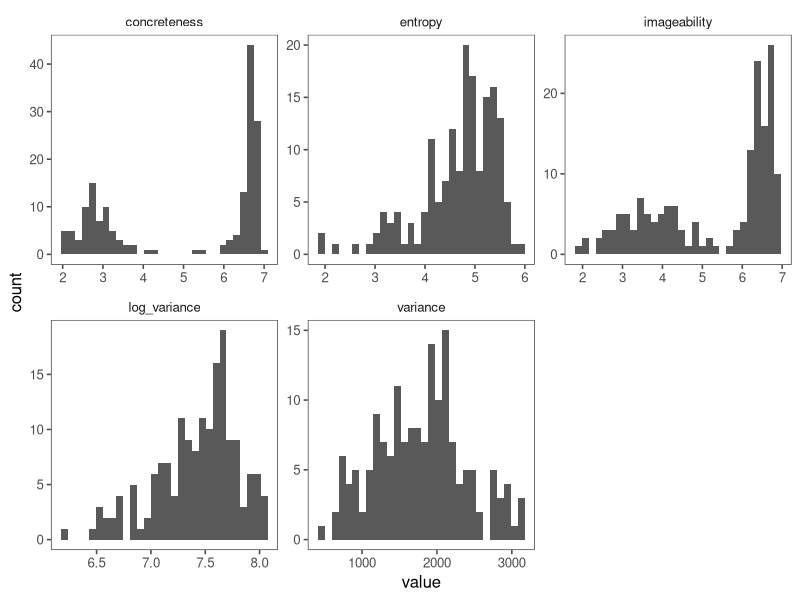
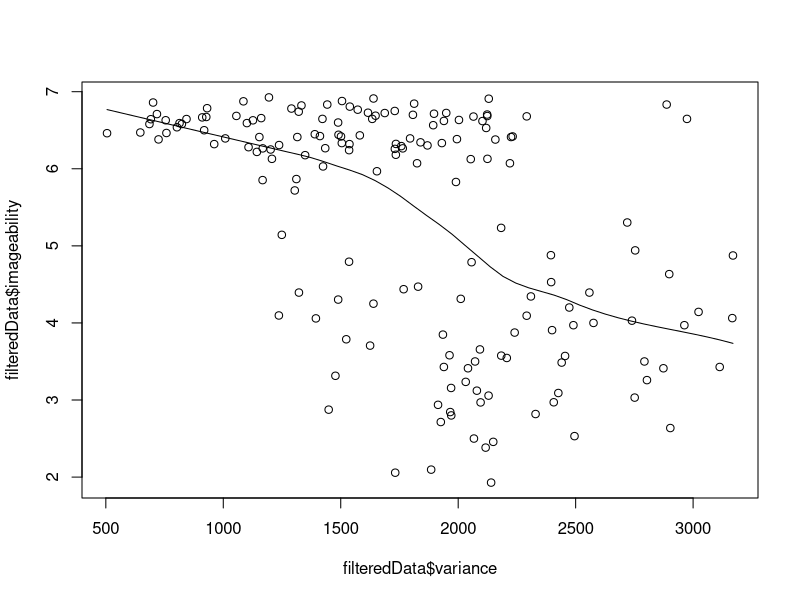
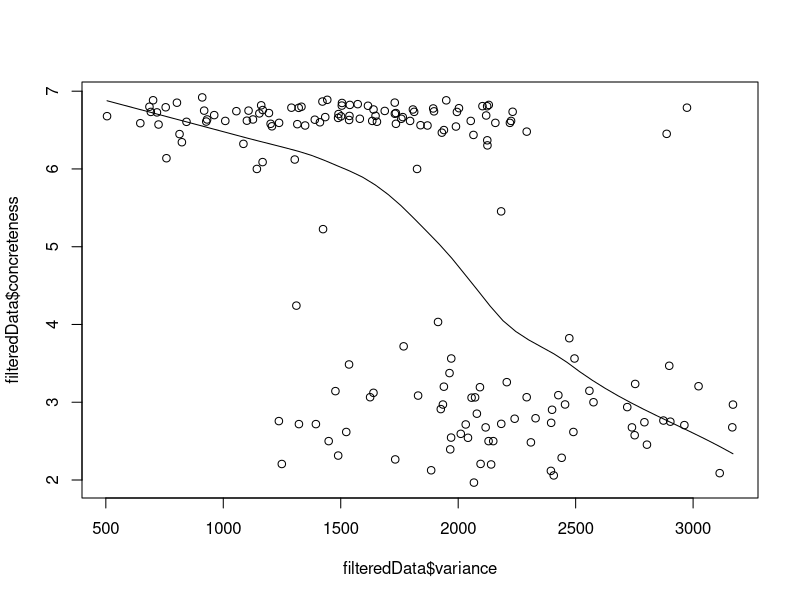

The R source for these figures, in order: (Note: this script raises an error after producing the figures.)
## ---- chunk 1
library(tidyverse)
library(knitr)
library(scales)
library(xtable)
library(broom)
library(ggthemes)
## ---- chunk 2
d = read_csv('../data/norming/compiled-variance-entropy-glasgowRatings.csv') 
## ---- chunk 3
filteredData = d %>%
  filter(imageability != 'N/A') %>%
  mutate(imageability = as.numeric(imageability),
         concreteness = as.numeric(concreteness))
## ---- chunk 4
filteredData %>%
  mutate(log_variance = log(variance)) %>%
  pivot_longer(-word) %>%
  ggplot(aes(x = value)) +
    geom_histogram() +
    facet_wrap(~ name, scales='free') +
    theme_few()
## ---- chunk 5
scatter.smooth(x=filteredData$variance, y=filteredData$imageability)
scatter.smooth(x=filteredData$variance, y=filteredData$concreteness)
## ---- chunk 6
cor(filteredData$entropy, filteredData$variance, method = 'spearman')
## ---- chunk 7
# correlation
cat('variance-imageability correlation = ', cor(filteredData$variance, filteredData$imageability))
cor.test()

# get summary stats
linearModIMAG <- lm(log(variance) ~ imageability, data=filteredData) # imageability as a function of variance
imagSummary <- summary(linearModIMAG) # capture model summary as an object
print(imagSummary)

# calculate summary stats for practice
imagCoeffs <- imagSummary$coefficients # model coefficients
beta.estimate <- imagCoeffs["variance", "Estimate"]  # get beta estimate for variance
std.error <- imagCoeffs["variance", "Std. Error"]  # get std.error for variance

t_value_imag <- beta.estimate/std.error  # calc t statistic
# larger t-value indicates that it is less likely that the coefficient is not equal to zero purely by chance

p_value_imag <- 2*pt(-abs(t_value), df=nrow(filteredData)-ncol(filteredData))  # calc p Value
# when p Value is less than significance level (< 0.05), we can safely reject the null hypothesis that the co-efficient β of the predictor is zero

f_statistic <- linearModIMAG$fstatistic[1]  # fstatistic
f <- summary(linearModIMAG)$fstatistic  # parameters for model p-value calc
model_p <- pf(f[1], f[2], f[3], lower=FALSE)
## ---- chunk 8
# correlation
cat('variance-concreteness correlation = ', cor(filteredData$variance, filteredData$concreteness))
cat('concreteness-imagability correlation = ', cor(filteredData$imageability, filteredData$concreteness))
cor.test(filteredData$variance, filteredData$concreteness)

# get summary stats
# concreteness as a function of variance
linearModImg <- filteredData %>%
  lm(log(variance) ~ imageability,
     data = .)

linearModConcrete <- filteredData %>%
  lm(log(variance) ~ concreteness, 
     data=.) 

linearModBoth <- filteredData %>%
  lm(log(variance) ~ imageability + concreteness,
     data=.) 

anova(linearModImg, linearModBoth)
anova(linearModConcrete, linearModBoth)
cncSummary <- summary(linearModBoth)
print(cncSummary)
## ---- chunk 9
linearMod <- lm(imageability ~ variance + entropy, data=filteredData)
summary(linearMod)

plot(fitted(linearModIMAG), residuals(linearModIMAG))
## ---- chunk 10
library(lme4)

mixedModel <- lmer(imageability ~ variance + (1|word), data=filteredData, control=lmerControl(check.nobs.vs.nlev = "ignore", check.nobs.vs.rankZ = "ignore", check.nobs.vs.nRE="ignore"))
summary(mixedModel)
